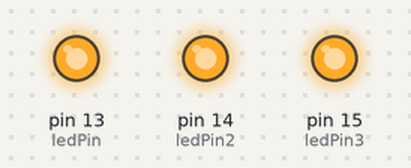
Recording of a sketch running on a simulated Arduino Uno, built with avr-gcc and run on an emulated ATmega328P. On the bench: output pins drawn as LEDs (lit = HIGH).

Above: at 0.2 s.
At 1.7 s:
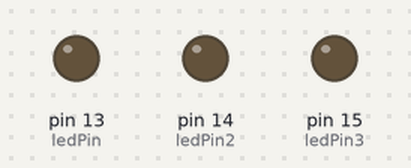
Timing chart, 0 to 3.0 s (numbered marks = the images above):
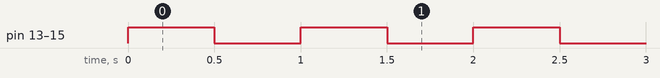

The sketch:

ledblink.ino
```cpp
int ledPin = 13;
int ledPin2 = 14;
int ledPin3 = 15;

void setup() {
  // put your setup code here, to run once:
  pinMode(ledPin, OUTPUT);
  pinMode(ledPin2, OUTPUT);
  pinMode(ledPin3, OUTPUT);
}

void loop() {
  // put your main code here, to run repeatedly:
  digitalWrite(ledPin, HIGH);
  digitalWrite(ledPin2, HIGH);
  digitalWrite(ledPin3, HIGH);
  delay(500);
  digitalWrite(ledPin, LOW);
  digitalWrite(ledPin2, LOW);
  digitalWrite(ledPin3, LOW);
  delay(500);

}
```

Measured:
- by itself, pin 13 (ledPin), pin 14 (ledPin2), pin 15 (ledPin3): alternates HIGH for 0.50 s and LOW for 0.50 s
